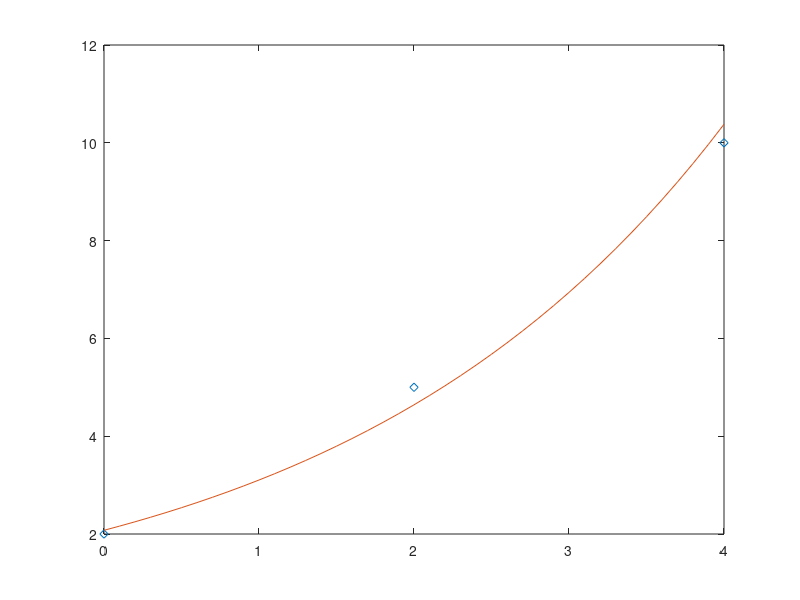

This chart was generated by the following MATLAB code:
x=[0 2 4];
y=[2 5 10];
p=polyfit(x,log(y),1)
a=p(1)
b=exp(p(2))
xm=[x(1):0.1:x(end)]
ym=b*exp(a*xm)
plot(x,y,'d',xm,ym)